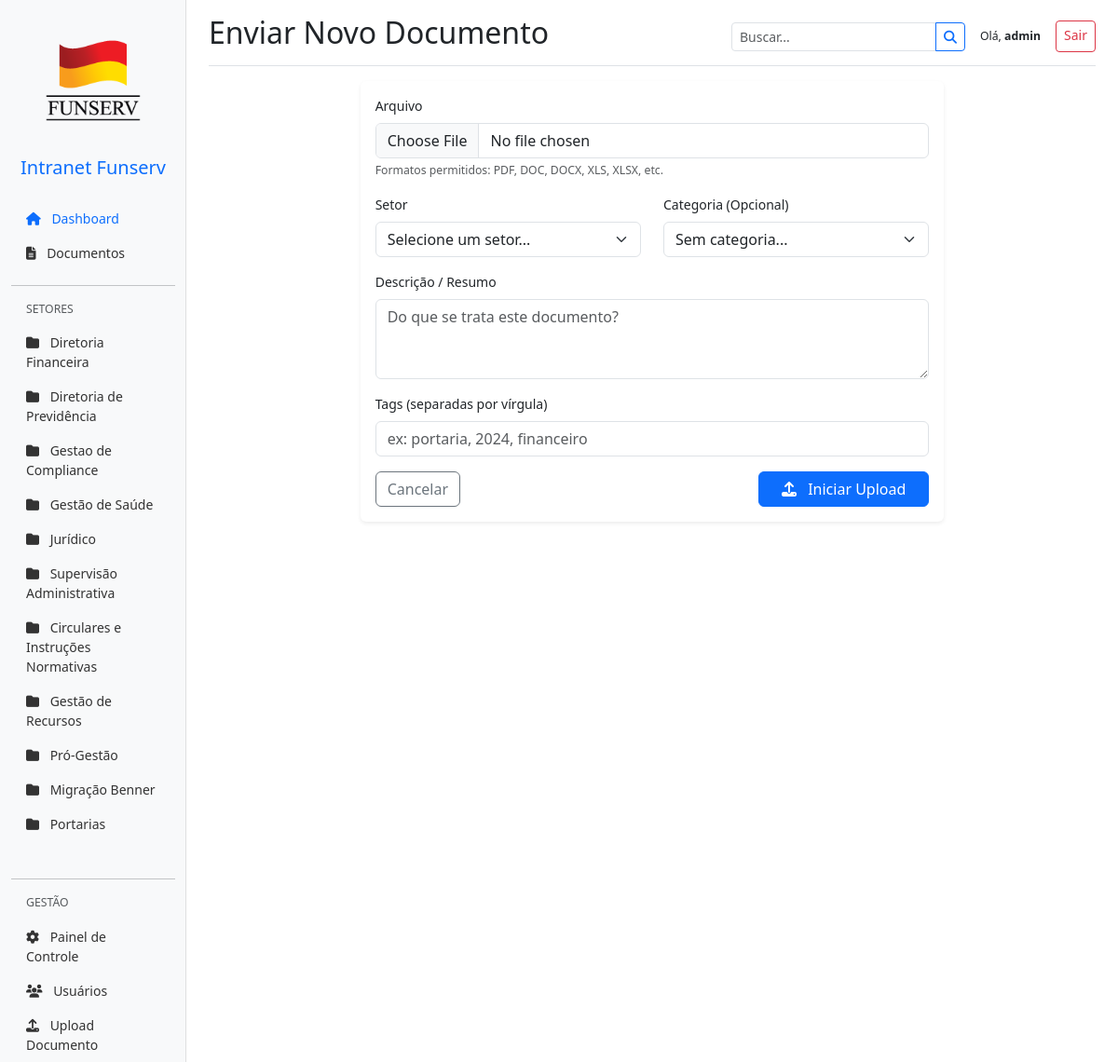
/upload (signed in), run on the app's committed database.
### app/models.py (models this page shows, shortened)
class Sector(db.Model):
    id = db.Column(db.Integer, primary_key=True)
    name = db.Column(db.String(100), unique=True, nullable=False)
    description = db.Column(db.String(255))
    documents = db.relationship('Document', backref='sector_rel', lazy=True)

class User(db.Model, UserMixin):
    id = db.Column(db.Integer, primary_key=True)
    username = db.Column(db.String(20), unique=True, nullable=False)
    email = db.Column(db.String(120), unique=True, nullable=False)
    password_hash = db.Column(db.String(128), nullable=False)
    is_active = db.Column(db.Boolean, default=True)
    must_change_password = db.Column(db.Boolean, default=True)
    role_id = db.Column(db.Integer, db.ForeignKey('role.id'), nullable=True)
    role_rel = db.relationship('Role', backref='users', lazy=True)
    def has_permission(self, perm_slug):
        if not self.role_rel:
            return False
        return any(p.slug == perm_slug for p in self.role_rel.permissions)

### app/admin/routes.py (the view, shortened to what this page needs)
@admin.route('/upload', methods=['GET', 'POST'])
@permission_required('upload_docs')
def upload_doc():
    sectors = Sector.query.all()
    categories = Category.query.all()
    return render_template('admin/upload.html', sectors=sectors, categories=categories)

### app/__init__.py (called while the page is built)
def create_app(config_class=Config):
    app = Flask(__name__)
    app.config.from_object(config_class)
    db.init_app(app)
    login_manager.init_app(app)
    if not os.path.exists(app.config['UPLOAD_FOLDER']):
        os.makedirs(app.config['UPLOAD_FOLDER'])
    from app.auth.routes import auth
    from app.documents.routes import documents
    from app.admin.routes import admin
    app.register_blueprint(auth)
    app.register_blueprint(documents)
    app.register_blueprint(admin)
    @app.context_processor
    def inject_sectors():
        from app.models import Sector
        return dict(sectors=Sector.query.all())
    return app

### app/admin/routes.py (called while the page is built)
@admin.before_request
def check_active():
    if current_user.is_authenticated and not current_user.is_active:
        from flask_login import logout_user
        logout_user()
        flash('Sua conta foi desativada.', 'danger')
        return redirect(url_for('auth.login'))

### app/auth/routes.py (called while the page is built)
@auth.before_app_request
def enforce_password_change():
    if current_user.is_authenticated and current_user.must_change_password:
        if request.endpoint and request.endpoint not in ('auth.change_password', 'auth.logout', 'static'):
            flash('Por segurança, redefina sua senha provisória antes de continuar.', 'warning')
            return redirect(url_for('auth.change_password'))

### app/models.py (called while the page is built)
@login_manager.user_loader
def load_user(user_id):
    return User.query.get(int(user_id))

### app/utils.py (called while the page is built)
def permission_required(permission_slug):
    def decorator(f):
        @wraps(f)
        def decorated_function(*args, **kwargs):
            from flask_login import current_user
            if not current_user.is_authenticated:
                return redirect(url_for('auth.login'))
            if not current_user.has_permission(permission_slug):
                abort(403)
            return f(*args, **kwargs)
        return decorated_function
    return decorator

### app/templates/admin/upload.html (shortened to what this page needs)
{% extends "base.html" %}
{% block header %}Enviar Novo Documento{% endblock %}
{% block content %}
<div class="row justify-content-center">
    <div class="col-md-8">
        <div class="card">
            <div class="card-body">
                <form method="POST" enctype="multipart/form-data">
                    <div class="mb-3">
                        <label for="file" class="form-label">Arquivo</label>
                        <input type="file" class="form-control" id="file" name="file" required>
                        <div class="form-text">Formatos permitidos: PDF, DOC, DOCX, XLS, XLSX, etc.</div>
                    </div>
                    <div class="row">
                        <div class="col-md-6 mb-3">
                            <label for="sector_id" class="form-label">Setor</label>
                            <select class="form-select" id="sector_id" name="sector_id" required>
                                <option value="" selected disabled>Selecione um setor...</option>
                            </select>
                        </div>
                        <div class="col-md-6 mb-3">
                            <label for="category_id" class="form-label">Categoria (Opcional)</label>
                            <select class="form-select" id="category_id" name="category_id">
                                <option value="" selected>Sem categoria...</option>
                            </select>
                        </div>
                    </div>
                    <div class="mb-3">
                        <label for="description" class="form-label">Descrição / Resumo</label>
                        <textarea class="form-control" id="description" name="description" rows="3" placeholder="Do que se trata este documento?"></textarea>
                    </div>
                    <div class="mb-3">
                        <label for="tags" class="form-label">Tags (separadas por vírgula)</label>
                        <input type="text" class="form-control" id="tags" name="tags" placeholder="ex: portaria, 2024, financeiro">
                    </div>
                    <div class="d-flex justify-content-between">
                        <a href="{{ url_for('admin.manage') }}" class="btn btn-outline-secondary">Cancelar</a>
                        <button type="submit" class="btn btn-primary px-4">
                            <i class="fas fa-upload me-2"></i> Iniciar Upload
                        </button>
                    </div>
                </form>
            </div>
        </div>
    </div>
</div>
{% endblock %}

### app/templates/base.html (shortened to what this page needs)
<!DOCTYPE html>
<html lang="pt-br">
<head>
    <link href="https://cdn.jsdelivr.net/npm/bootstrap@5.3.3/dist/css/bootstrap.min.css" rel="stylesheet">
    <link rel="stylesheet" href="https://cdnjs.cloudflare.com/ajax/libs/font-awesome/6.5.0/css/all.min.css">
    <link rel="stylesheet" href="{{ url_for('static', filename='css/style.css') }}">
</head>
<body>
    <div class="container-fluid">
        <div class="row">
            <nav id="sidebar" class="col-md-3 col-lg-2 d-md-block bg-light sidebar collapse">
                <div class="position-sticky pt-3">
                    <div class="text-center mb-4">
                        <img src="{{ url_for('static', filename='img/logo.png') }}" alt="Logo" class="img-fluid px-3">
                        <h5 class="mt-2 text-primary">Intranet Funserv</h5>
                    </div>
                    <ul class="nav flex-column">
                        <li class="nav-item">
                            <a class="nav-link active" href="{{ url_for('documents.index') }}">
                                <i class="fas fa-home me-2"></i> Dashboard
                            </a>
                        </li>
                        <li class="nav-item">
                            <a class="nav-link" href="{{ url_for('documents.browse_all') }}">
                                <i class="fas fa-file-alt me-2"></i> Documentos
                            </a>
                        </li>
                        <hr>
                        <li class="nav-item text-muted ps-3 small mb-2">SETORES</li>
                        {% for s in sectors %}
                        <li class="nav-item">
                            <a class="nav-link" href="{{ url_for('documents.list_by_sector', sector_id=s.id) }}">
                                <i class="fas fa-folder me-2"></i> {{ s.name }}
                            </a>
                        </li>
                        {% endfor %}
                    </ul>
                    {% if current_user.is_authenticated %}
                    <ul class="nav flex-column mt-4">
                        <hr>
                        <li class="nav-item text-muted ps-3 small mb-2">GESTÃO</li>
                        {% if current_user.has_permission('view_reports') %}
                        <li class="nav-item">
                            <a class="nav-link" href="{{ url_for('admin.manage') }}">
                                <i class="fas fa-cog me-2"></i> Painel de Controle
                            </a>
                        </li>
                        <li class="nav-item">
                            <a class="nav-link" href="{{ url_for('admin.list_users') }}">
                                <i class="fas fa-users me-2"></i> Usuários
                            </a>
                        </li>
                        {% endif %}
                        {% if current_user.has_permission('upload_docs') %}
                        <li class="nav-item">
                            <a class="nav-link" href="{{ url_for('admin.upload_doc') }}">
                                <i class="fas fa-upload me-2"></i> Upload Documento
                            </a>
                        </li>
                        {% endif %}
                    </ul>
                    {% endif %}
                </div>
            </nav>
            <main class="col-md-9 ms-sm-auto col-lg-10 px-md-4">
                <div class="d-flex justify-content-between flex-wrap flex-md-nowrap align-items-center pt-3 pb-2 mb-3 border-bottom">
                    <h1 class="h2">{% block header %}{% endblock %}</h1>
                    <div class="d-flex align-items-center">
                        <form class="d-flex me-3" action="{{ url_for('documents.index') }}" method="GET">
                            <div class="input-group input-group-sm">
                                <input class="form-control" type="search" name="q" placeholder="Buscar..." value="{{ q or '' }}">
                                <button class="btn btn-outline-primary" type="submit"><i class="fas fa-search"></i></button>
                            </div>
                        </form>
                        <div class="btn-toolbar mb-2 mb-md-0">
                            {% if current_user.is_authenticated %}
                                <span class="navbar-text me-3 small">Olá, <strong>{{ current_user.username }}</strong></span>
                                <a href="{{ url_for('auth.logout') }}" class="btn btn-sm btn-outline-danger">Sair</a>
                            {% else %}
                                <a href="{{ url_for('auth.login') }}" class="btn btn-sm btn-primary">Login</a>
                            {% endif %}
                        </div>
                    </div>
                </div>
                {% block content %}{% endblock %}
            </main>
        </div>
    </div>
</body>
</html>

### app/static/css/style.css (style rules this page uses)
:root { --primary-color: #0d6efd; --sidebar-bg: #f8f9fa; --sidebar-active-color: #0d6efd; --card-shadow: 0 0.125rem 0.25rem rgba(0, 0, 0, 0.075); }
body { font-family: 'Segoe UI', Tahoma, Geneva, Verdana, sans-serif; font-size: .875rem; }
#sidebar { min-height: 100vh; box-shadow: inset -1px 0 0 rgba(0, 0, 0, .1); }
.sidebar .nav-link { font-weight: 500; color: #333; }
.sidebar .nav-link.active { color: var(--sidebar-active-color); }
.card { border: none; box-shadow: var(--card-shadow); transition: transform 0.2s; }

### data on the page
Sector: name "Diretoria Financeira"
Sector: name "Diretoria de Previdência"
Sector: name "Gestao de Compliance"
Sector: name "Gestão de Saúde"
Sector: name "Jurídico"
Sector: name "Supervisão Administrativa"
Sector: name "Circulares e Instruções Normativas"
Sector: name "Gestão de Recursos"
Sector: name "Pró-Gestão"
Sector: name "Migração Benner"
Sector: name "Portarias"
User: username "admin"
